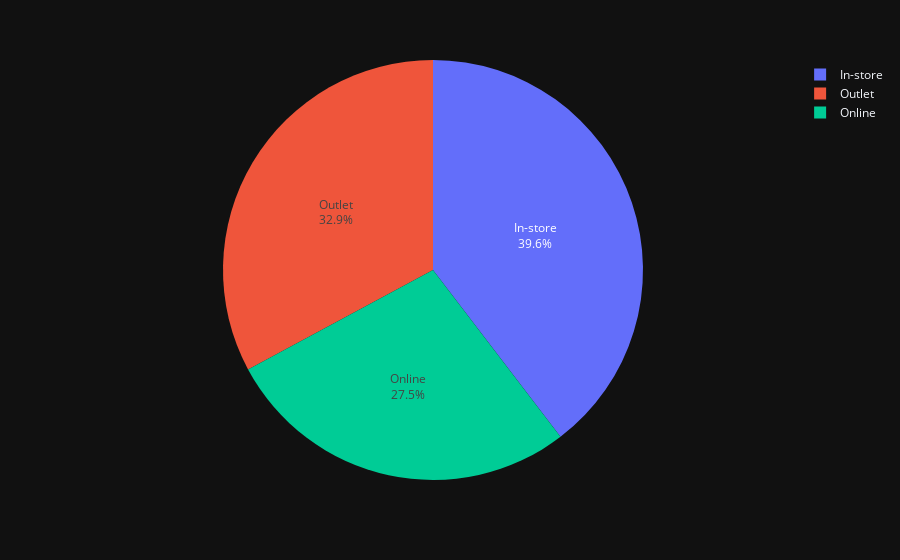

The notebook cell saved with this chart:
### Code cell
fig = px.pie(df, values = "TotalSales", names = "SalesMethod", template = "plotly_dark")
fig.update_traces(text = df["SalesMethod"], textposition = "inside")

### Figure 1 — Plotly figure (JSON) as saved in the notebook; plotly's stock layout.template omitted (floating-point values rounded to 4 significant figures; data arrays with more than 128 entries replaced by an {"elided": "..."} marker saying what was removed)
{"data": [{"domain": {"x": [0, 1], "y": [0, 1]}, "hovertemplate": "SalesMethod=%{label}<br>TotalSales=%{value}<extra></extra>", "labels": {"elided": "9648 str values"}, "legendgroup": "", "name": "", "showlegend": true, "text": {"elided": "9648 str values"}, "textposition": "inside", "type": "pie", "values": {"elided": "9648 float values"}}], "layout": {"legend": {"tracegroupgap": 0}, "margin": {"t": 60}}}
